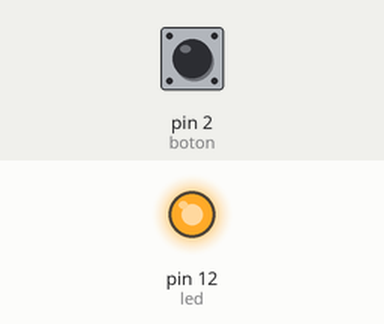
The sketch below on a simulated Arduino Uno, built with avr-gcc and run on an emulated ATmega328P. Parts: output pins drawn as LEDs (lit = HIGH). Inputs (shaded band) come from the test bench; at power-on: pin 2 (boton) HIGH.

Above: at 1.2 s.
1.3 s: pin 2 (boton) pulled LOW for 0.15 s
At 1.37 s:
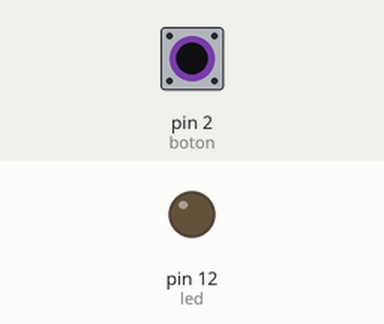
2.9 s: pin 2 (boton) pulled LOW for 3.2 s
At 7.5 s:
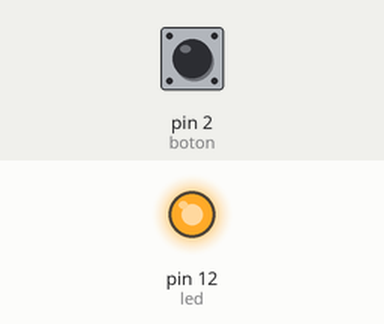
Timing chart, 0 to 9.0 s (numbered marks = the images above; inputs shaded):
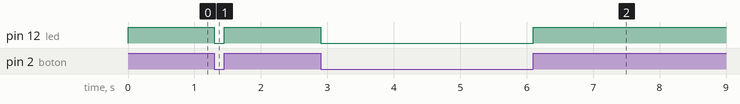

The sketch:

4_Led_boton_pullup.ino
```cpp
// Led + Botón pullup

/*
Con un botón pullup, cuando el circuito está en reposo (el botón no está presionado), habrá corriente y
el voltaje que llegará al LED será de 5V (HIGH), mientras que si pulsamos el botón, el voltaje que
llegará al LED será de 0V (LOW)
*/

// Definir el número de pin al que están conectados tanto el LED como el botón
int led = 12;   // El pin al que está conectado el LED (utilizar una resistencia de 220 Ohms)
int boton = 2;  // El pin al que está conectado el botón (utilizar una resistencia de 10K Ohms)

void setup() {
  pinMode(boton, INPUT_PULLUP);  // Se define al botón como una entrada con una resistencia interna ya que recibe una señal
  pinMode(led, OUTPUT);   // Se define al led como salida ya que muestra una señal
}

void loop() {
  if (digitalRead(boton) == HIGH) {
    digitalWrite(led, HIGH); // Si el botón no está precionado (HIGH), enciende el LED
  }
  else {
    digitalWrite(led, LOW); // Si el botón está precionado (LOW), apaga el LED
  }
}
```

Measured:
- after the input at 1.3 s, pin 12 (led): HIGH → LOW at once, → HIGH 0.15 s later
- after the input at 2.9 s, pin 12 (led): HIGH → LOW at once, → HIGH 3.2 s later
